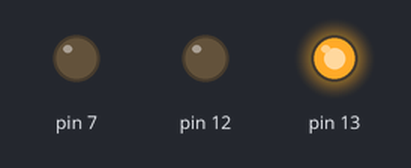
Recording of a sketch running on a simulated Arduino Uno, built with avr-gcc and run on an emulated ATmega328P. Parts: output pins drawn as LEDs (lit = HIGH). At 66.0 s the program stops and its outputs stay as they are.

Above: at 0.5 s.
At 3.5 s:
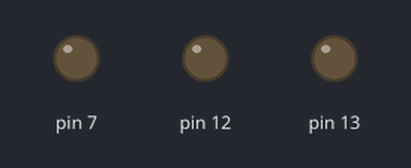
Timing chart, 0 to 4.6 s (numbered marks = the images above):
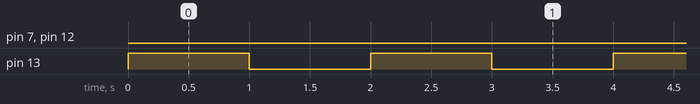

The sketch:

LED_Blink.ino.ino
```cpp
void setup() {
  // put your setup code here, to run once:
pinMode(13,OUTPUT);
pinMode(12,OUTPUT);
pinMode(7,OUTPUT);
}

void loop() {
  // put your main code here, to run repeatedly:
for (int i=0;i<=5;i++){
digitalWrite(13,HIGH);
delay(1000);
digitalWrite(13,LOW);
delay(1000);
}
for (int j=0;j<=10;j++){
digitalWrite(12,HIGH);
delay(1000);
digitalWrite(12,LOW);
delay(1000);
}
for (int k=0;k<=15;k++){
digitalWrite(7,HIGH);
delay(1000);
digitalWrite(7,LOW);
delay(1000);
}
while(1);
}
```

Measured:
- by itself, pin 7: LOW → HIGH at 34.0 s, → LOW 1.0 s later, → HIGH 1.0 s later, → LOW 1.0 s later, … (32 changes in this stretch)
- by itself, pin 12: LOW → HIGH at 12.0 s, → LOW 1.0 s later, → HIGH 1.0 s later, → LOW 1.0 s later, … (22 changes in this stretch)
- by itself, pin 13: alternates HIGH for 1.0 s and LOW for 1.0 s, 12 changes in all, then stays LOW
